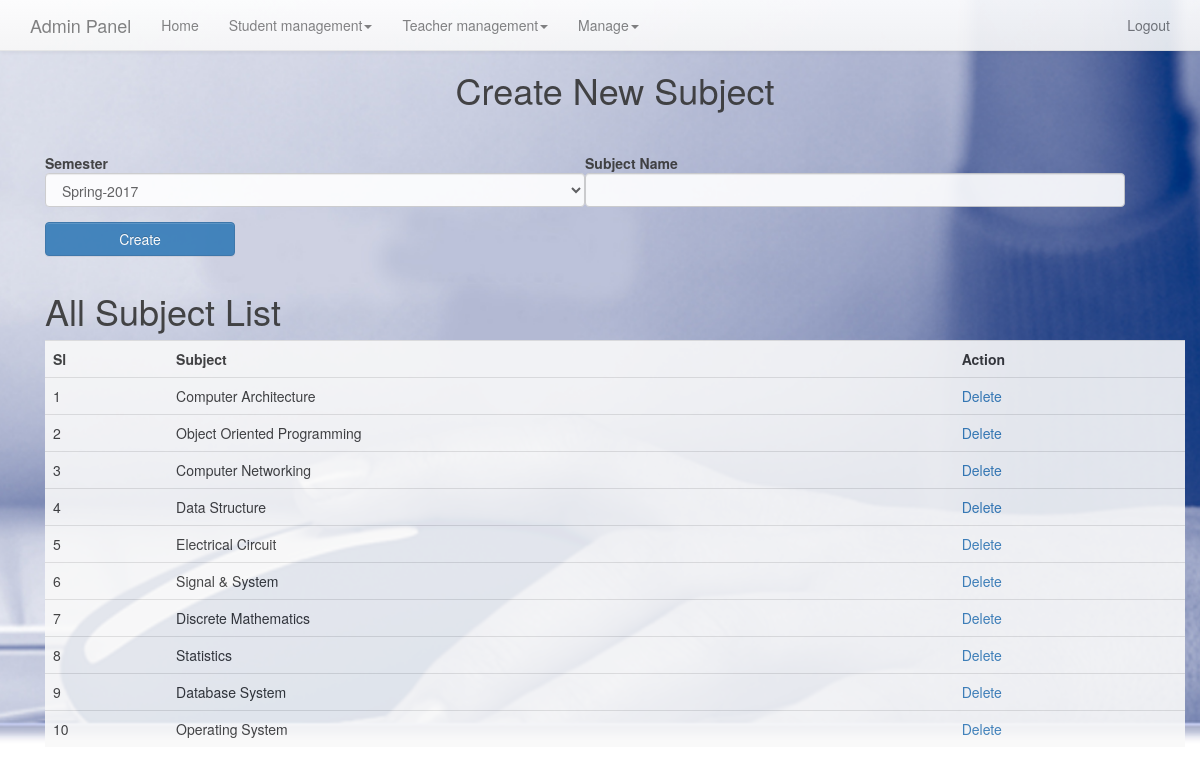
Page /admin/subject.php (signed in) on the committed database.
### tables this page shows
CREATE TABLE `subject` (
  `sub_id` int(11) NOT NULL,
  `sub_name` varchar(100) NOT NULL,
  `sem_id` int(11) NOT NULL
);

### includes/function.php (called while the page is built, shortened)
<?php
function is_admin_Loggedin(){
	if (isset($_SESSION['admin_id']) and isset($_SESSION['admin_username'])) {
			return true;
	} else {
		return false;
	}
}
?>

### admin/subject.php (the view, shortened to what this page needs)
<?php
  include('header.php');
?>
<?php if(is_admin_Loggedin()):?>
<div class="container fluid">
<div class="panel-heading">
  <h1 class="page-title" align="center">Create New Subject</h1>
</div>
<div class="panel-body">
  <form class="form-horizontal" action="" method="post">
    <div class="row">
          <div class="form-group col-sm-6">
            <label for="credit" class=" control-label">Semester</label>
                <select class="form-control" id="sem_id" name="sem_id">
              <?php
                $query = $db->query("SELECT * FROM semester ORDER BY sem_id");
                if($query->num_rows>0) {
                  while($row = $query->fetch_assoc()) {
                    echo '<option value="'.$row[sem_id].'">'.$row[sem_name].'</option>';
                  }
                } else {
                  echo '<option value="null">No Course to Display</option>';
                }
              ?>
            </select>
          </div>
          <div class="form-group col-sm-6">
            <label for="prerequ_2" class=" control-label">Subject Name</label>
                <input type="text"class="form-control" name="subject"/>
          </div><br>
       <input type="submit"  name="create" class="col-sm-2 btn btn-primary " value="Create">
    </div>
  </form>
</div>
<div>
  <h1>All Subject List</h1>
  <table class="table" align="center">
     <tr>
       <th>Sl</th>
       <th>Subject</th>
       <th>Action</th>
     </tr>
     <?php
     $i=1;
          $query = $db->query("SELECT * FROM subject ORDER BY `sub_id` DESC");
          if($query->num_rows>0) {
            while($row = $query->fetch_assoc()) {
              echo'<tr><td>'.$i.'</td><td>'.$row['sub_name'].'</td><td><a onclick="return confirm()" href="subject.php?action=delete&id='.$row['sub_id'].'">Delete</a></td></tr>';
            $i++;}
          } else {
            echo '<option value="null>No Semester to Display</option>';
          }
        ?>
  </table>
</div>
</div>
<?php else:?>
<?php header('Location: signin.php');?>
<?php endif?>
<?php
  include('footer.php');
?>

### assets/css/dashboard.css (style rules this page uses)
body { padding-top: 50px; }

### assets/css/carousel.css (style rules this page uses)
body { padding-bottom: 40px; color: #5a5a5a; }

### assets/css/signin.css (style rules this page uses)
body { padding-top: 40px; padding-bottom: 40px; background-color: #eee; }

### admin/header.php (style rules this page uses)
body { background-image: url("../assets/img/banner-bg.jpg"); height: 100vh; -webkit-background-size: cover; background-size: cover; background-position: center; opacity: 0.9; background-attachment: fixed; }
tr { background-color: #f9f9f9 }

### rows in the picture
subject: sub_name "Computer Architecture"
subject: sub_name "Object Oriented Programming"
subject: sub_name "Computer Networking"
subject: sub_name "Data Structure"
subject: sub_name "Electrical Circuit"
subject: sub_name "Signal & System"
subject: sub_name "Discrete Mathematics"
subject: sub_name "Statistics"
subject: sub_name "Database System"
subject: sub_name "Operating System"

### other values in the picture
form field sem_id "Spring-2017"
